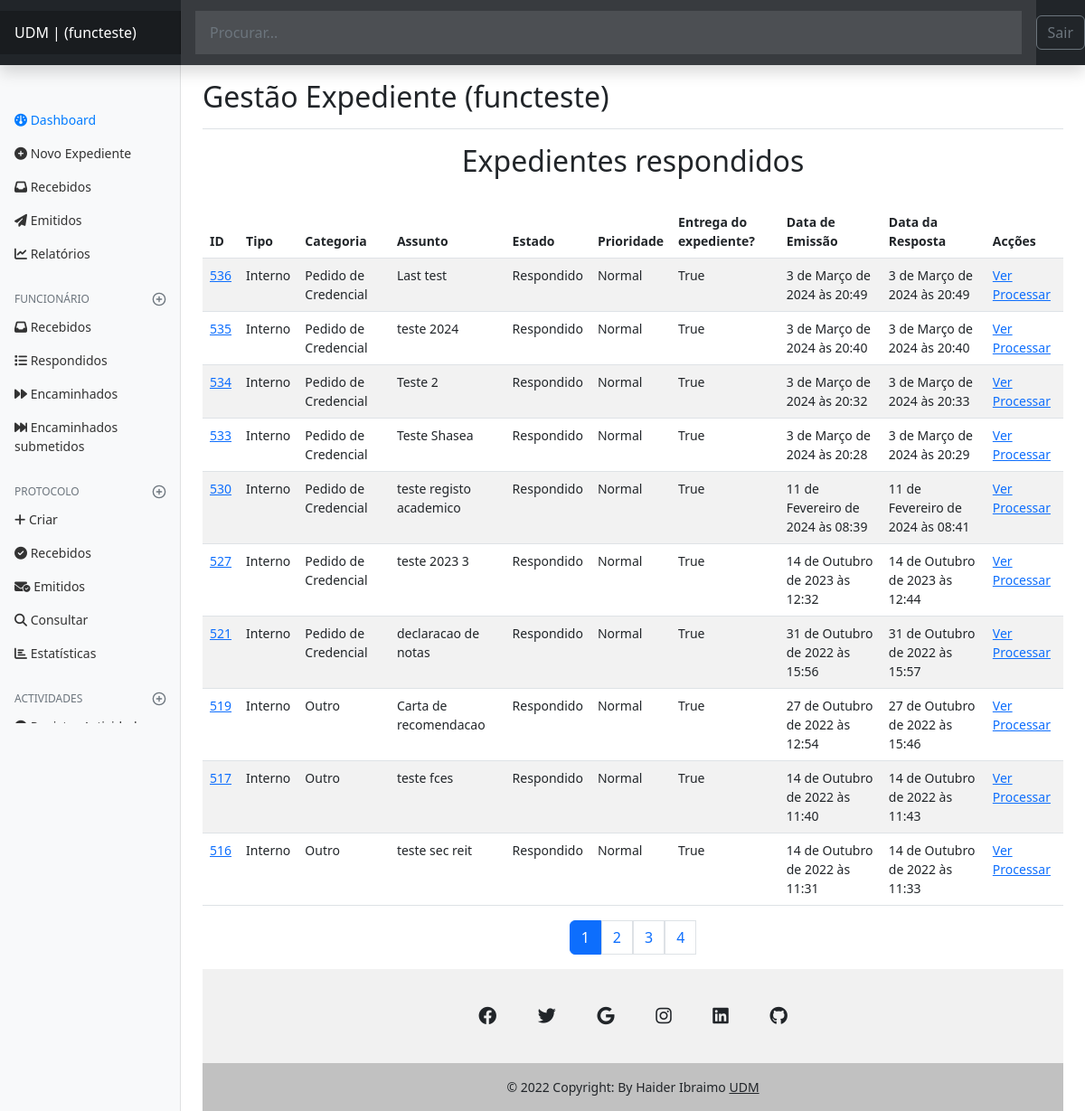
Before: /authors/dashbord/expedient/respondidos_funcionario (signed in) with the older database file.
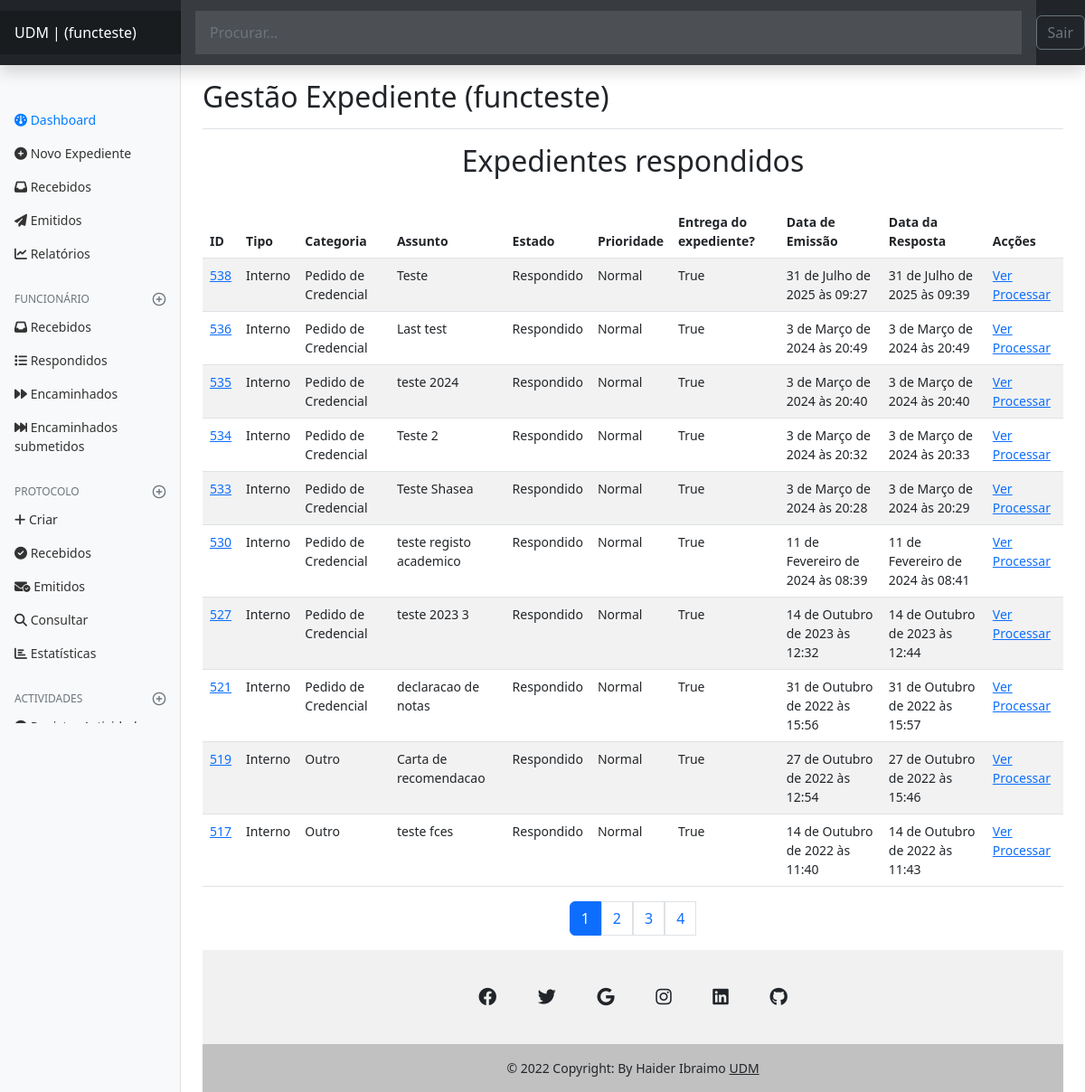
After: the same page with the newer database file.
### expedient/models.py (models this page shows, shortened)
class Expedient(models.Model):
    numero_Ex = models.IntegerField()
    tipo = models.CharField(max_length=50)
    departamento = models.CharField(max_length=100)
    categoria = models.CharField(max_length=100)
    assunto = models.CharField(max_length=150, null=False, )
    prioridade = models.CharField(max_length=20)
    confidencial = models.BooleanField(default=False)
    descricao = models.TextField(null=True, )
    estado = models.CharField(max_length=20)
    anexo = models.FileField(
        upload_to='expedient/uploads/%Y/%m/%d/', null=True,)
    data_emissao = models.DateTimeField(auto_now_add=True)
    data_recepcao = models.DateTimeField(auto_now=True)
    recebido = models.BooleanField(default=False)
    slug = models.SlugField()
    departamento = models.ForeignKey(
        Departamento, on_delete=models.SET_NULL, null=True, default=None)
    usuario = models.ForeignKey(User, on_delete=models.SET_NULL, null=True)

### authors/views.py (the view)
# urls.py: path('dashbord/expedient/respondidos_funcionario', views.dashbord_expedient_respondidos_funcionario,
@login_required(login_url='authors:login', redirect_field_name='next')
def dashbord_expedient_respondidos_funcionario(request):
    id_departamento = Funcionario.objects.get(author=request.user)
    departamento1 = id_departamento.departamento
    print(departamento1)
    funcionario = Funcionario.objects.filter(author=request.user).first()
    expedients = Expedient.objects.filter(departamento=departamento1, recebido=True, estado='Respondido',
                                          )
    page_obj, pagination_range = make_pagination(
        request, expedients, PER_PAGE)
    return render(request,
                  'authors/pages/dashbord_respondidos_funcionario.html', context={
                      'expedients': page_obj,
                      'pagination_range': pagination_range,
                      'funcionario': funcionario
                  }
                  )

### expedient/models.py (called while the page is built)
    def __str__(self):
        return self.nome

### authors/templates/authors/pages/dashbord_respondidos_funcionario.html (shortened to what this page needs)
{% extends 'global/base.html' %}
{% block content %}
<h2 align="center">Expedientes respondidos</h2>
<br>
  <table class="table table-striped table-hover">
    <thead>
     <tr>
        <th>ID </th>
        <th>Tipo</th>
        <th>Categoria</th>
        <th>Assunto</th>
        <th>Estado</th>
        <th>Prioridade</th>
        <th>Entrega do expediente?</th>
        <th>Data de Emissão</th>
        <th>Data da Resposta</th>
        <th>Acções</th>
     </tr>
      </thead>
    {% for expedient in expedients %}
    <tr>
        <td> <a href="{% url 'authors:dashbord_expedient_detail' expedient.id %}">{{ expedient.id }}</a> </td>
        <td>{{ expedient.tipo }}</td>
        <td>{{ expedient.categoria }}</td>
        <td>{{ expedient.assunto }}</td>
        <td>{{ expedient.estado }}</td>
        <td>{{ expedient.prioridade }}</td>
        <td>{{ expedient.recebido }}</td>
        <td>{{ expedient.data_emissao }}</td>
        <td>{{ expedient.data_recepcao }}</td>
        <td> <a href="{% url 'authors:dashbord_expedient_detail' expedient.id %}">Ver</a> <a href="{% url 'authors:dashbord_expedient_detail' expedient.id %}">Processar</a></td>
     </tr>
    {% empty %}
      <li>
        <p>Não tens nenhum expediente.</p>
      </li>
    {% endfor %}
</table>
{% endblock content %}

Changed rows visible on the page:
no longer on this page (row unchanged): Expedient: id "516", tipo "Interno", categoria "Outro", assunto "teste sec reit", estado "Respondido", prioridade "Normal", recebido "True", data_emissao "14 de Outubro de 2022 às 11:31", data_recepcao "14 de Outubro de 2022 às 11:33"
added Expedient: id "538", tipo "Interno", categoria "Pedido de Credencial", assunto "Teste", estado "Respondido", prioridade "Normal", recebido "True", data_emissao "31 de Julho de 2025 às 09:27", data_recepcao "31 de Julho de 2025 às 09:39"
